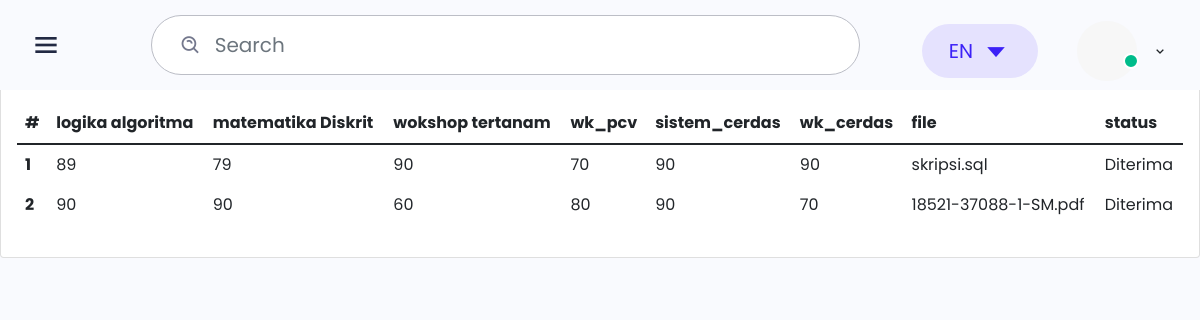
Screenshot of /cek_status.php with the database file from the repository.
### tables this page shows
CREATE TABLE `mata_kuliah` (
  `id_matkul` int(11) NOT NULL,
  `logika_algoritma` int(11) NOT NULL,
  `matematika_Diskrit` int(11) NOT NULL,
  `wk_sistemtertanam` int(11) NOT NULL,
  `wk_pcv` int(11) NOT NULL,
  `sistem_cerdas` int(11) NOT NULL,
  `wk_sistem_cerdas` int(11) NOT NULL,
  `name` varchar(20) NOT NULL,
  `file` varchar(50) NOT NULL
);

### cek_status.php (the view, shortened to what this page needs)
<!DOCTYPE html>
<html lang="en">
<head>
    <link href='https://unpkg.com/boxicons@2.0.7/css/boxicons.min.css' rel='stylesheet'>
    <link rel="stylesheet" href="css/icons.min.css">
    <link rel="stylesheet" href="./css/bootstrap.min.css">
    <link rel="stylesheet" href="./css/grid.css">
    <link rel="stylesheet" href="./css/style.css">
    <link rel="stylesheet" href="./css/responsive.css">
</head>
<body class="sidebar-expand">
    <div class="main-header">
        <div class="d-flex">
            <div class="mobile-toggle" id="mobile-toggle">
                <i class='bx bx-menu'></i>
            </div>
        </div>
        <div class="d-flex align-items-center">
            <form class="app-search d-none d-lg-block">
                <div class="position-relative">
                    <input type="text" class="form-control" placeholder="Search">
                    <span class="bx bx-search-alt"></span>
                </div>
            </form>
            <div class="dropdown d-inline-block">
                <button type="button" class="btn header-item" data-bs-toggle="dropdown" aria-haspopup="true" aria-expanded="false">
                        <span class="btn dropdown-toggle" id="header-lang-img">
                            EN
                            <i class='bx bx-caret-down'></i>
                        </span>
                    </button>
            </div>
            <div class="dropdown d-inline-block mt-12">
                <button type="button" class="btn header-item waves-effect" id="page-header-user-dropdown" data-bs-toggle="dropdown" aria-haspopup="true" aria-expanded="false">
                        <img class="rounded-circle header-profile-user" src="./images/profile/profile.png"
                            alt="Header Avatar">
                        <span class="pulse-css"></span>
                        <i class='bx bx-chevron-down'></i>
                    </button>
            </div>
        </div>
    </div>
    <div class="main">
<h1>Tegar karunia ilham</h1>
    <div class="card">
            <div class="card-title mb-0 fs-22">
            </div>
            <div class="card-body">
                <table class="table">
                    <thead>
                        <tr>
                            <th scope="col">#</th>
                            <th scope="col">logika algoritma</th>
                            <th scope="col">matematika Diskrit</th>
                            <th scope="col">wokshop tertanam</th>
                            <th scope="col">wk_pcv</th>
                            <th scope="col">sistem_cerdas</th>
                            <th scope="col">wk_cerdas</th>
                            <th scope="col">file</th>
                            <th scope="col">status</th>
                        </tr>
                    </thead>
                    <tbody>
                        <?php
                        include 'koneksi.php';
                        $sql2   = "select * from mata_kuliah order by id_matkul desc";
                        $q2     = mysqli_query($koneksi, $sql2);
                        $urut   = 1;
                        while ($r2 = mysqli_fetch_array($q2)) {
                            $logika_algoritma        = $r2['logika_algoritma'];
                            $matematika_Diskrit       = $r2['matematika_Diskrit'];
                            $wk_sistemtertanam     = $r2['wk_sistemtertanam'];
                            $wk_pcv   = $r2['wk_pcv'];
                            $sistem_cerdas     = $r2['sistem_cerdas'];
                            $wk_sistem_cerdas  = $r2['wk_sistem_cerdas'];
                            $file     = $r2['file'];
                        ?>
                            <tr>
                                <th scope="row"><?php echo $urut++ ?></th>
                                <td scope="row"><?php echo $logika_algoritma ?></td>
                                <td scope="row"><?php echo $matematika_Diskrit ?></td>
                                <td scope="row"><?php echo $wk_sistemtertanam ?></td>
                                <td scope="row"><?php echo $wk_pcv ?></td>
                                <td scope="row"><?php echo $sistem_cerdas ?></td>
                                <td scope="row"><?php echo $wk_sistem_cerdas ?></td>
                                <td scope="row"><?php echo $file ?></td>
                                <td scope="row">Diterima</td>
                            </tr>
                        <?php
                        }
                        ?>
                    </tbody>
                </table>
            </div>
        </div>
    </div>
</body>
</html>

### css/responsive.css (style rules this page uses)
@media only screen and (max-width: 1200px) { .main-header { height: 90px; padding-left: 30px; } }

### rows the page displays
mata_kuliah: logika_algoritma "89", matematika_Diskrit "79", wk_sistemtertanam "90", wk_pcv "70", sistem_cerdas "90", wk_sistem_cerdas "90", file "skripsi.sql"
mata_kuliah: logika_algoritma "90", matematika_Diskrit "90", wk_sistemtertanam "60", wk_pcv "80", sistem_cerdas "90", wk_sistem_cerdas "70", file "18521-37088-1-SM.pdf"
